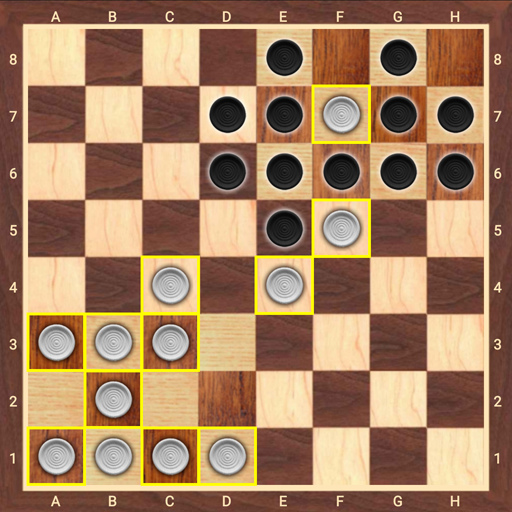
#> input picture 01/board2.jpg, 512 x 512 px
$ python hw1_3_old.py
#> lines starting #> are read from the running program, lines starting #| are printed output that depends on the picture; after the words box and inside, x2 and y2 are one past the last pixel; in counts of white or black regions, pixels touching at a corner belong together
import sys
import cv2
import numpy as np
import math

if len(sys.argv)>1:
    filename=sys.argv[1]
else:
    filename='board2.jpg'

def auto_canny(image, sigma=0.33):
    # Canny 엣지 검출기를 위한 자동 임계값 계산
    v = np.median(image)
    lower = int(max(0, (1.0 - sigma) * v))
    upper = int(min(255, (1.0 + sigma) * v))
    return cv2.Canny(image, lower, upper)

src = cv2.imread(filename)
#> src is the input picture: shape (512, 512, 3); mean B, G, R 97.7, 129.3, 165.7
dst=src.copy()
gray = cv2.cvtColor(src,cv2.COLOR_BGR2GRAY)
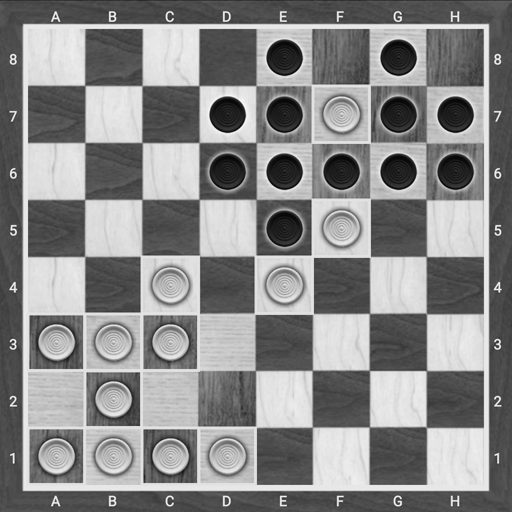
#> gray: shape (512, 512); min 5, max 251, mean 136.6
blurred = cv2.GaussianBlur(gray,(5,5),0)
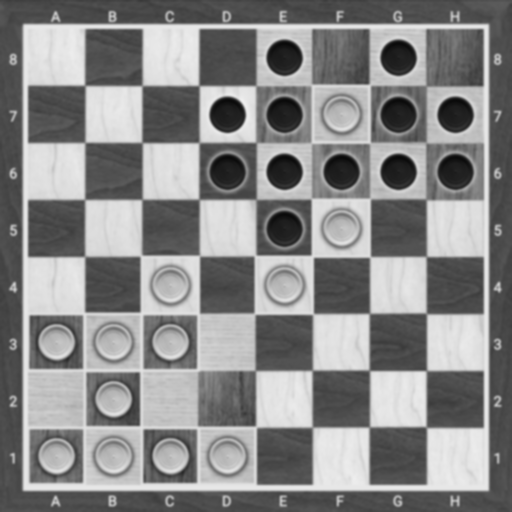
#> blurred: shape (512, 512); min 10, max 239, mean 136.6
edged = auto_canny(blurred)
#> in auto_canny, `v = np.median(image)`: v = 117
#> in auto_canny, `lower = int(max(0, (1.0 - sigma) * v))`: lower = 78
#> in auto_canny, `upper = int(min(255, (1.0 + sigma) * v))`: upper = 155
#> in auto_canny, `return cv2.Canny(image, lower, upper)`:
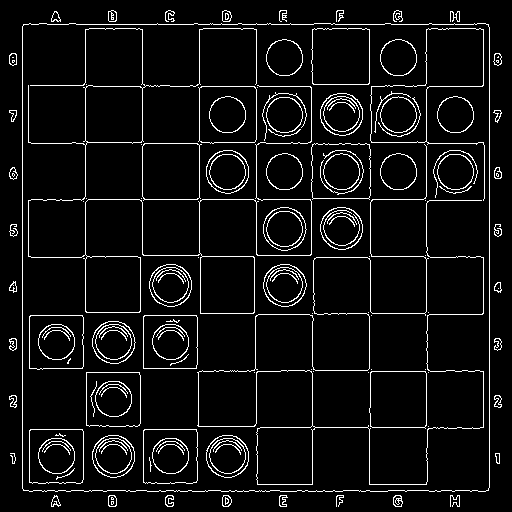
#> returned value: shape (512, 512); 6.4% white in thin lines or dots
cv2.imshow('edge',edged)

cordinate=[]
lines=cv2.HoughLinesP(edged,1,math.pi/180,150,minLineLength=100, maxLineGap=50)
#> lines = 25 rows, first 6: [22, 488, 22, 26], [489, 487, 489, 27], [23, 24, 488, 24], [256, 254, 256, 23], [31, 199, 312, 199], [426, 490, 426, 29]
if lines is not None:
    for i in range(lines.shape[0]):
        pt1=(lines[i][0][0],lines[i][0][1])
        pt2=(lines[i][0][2],lines[i][0][3])
        cordinate.append((pt1,pt2))
        cv2.line(dst,pt1,pt2,(0,0,255),2,cv2.LINE_AA)
#> this loop made 25 passes
#> (pt1, pt2) on passes 1 to 12: ((22, 488), (22, 26)), ((489, 487), (489, 27)), ((23, 24), (488, 24)), ((256, 254), (256, 23)), ((31, 199), (312, 199)), ((426, 490), (426, 29)), ((23, 490), (488, 490)), ((85, 311), (85, 29)), ((371, 86), (482, 86)), ((312, 491), (312, 313)), ((199, 254), (199, 29)), ((29, 491), (485, 491))
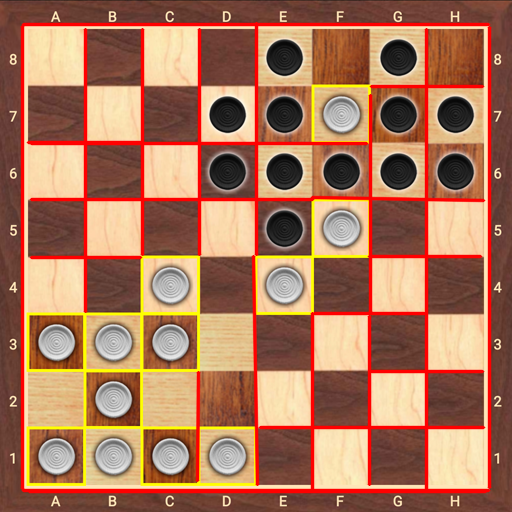
#> dst: shape (512, 512, 3); 11.07% of pixels changed, all inside (x1, y1, x2, y2) = (20, 22, 492, 494)
#> after the loop, cordinate = 25 items


# [15 lines of commented-out code are left out]
print(len(lines))
#| 25
print(lines)
#> (printed output is left out)
print(cordinate)
#> (printed output is left out)
cv2.imshow('src',src)
cv2.imshow('dst',dst)
cv2.imshow('ed',edged)
cv2.waitKey()
cv2.destroyAllWindows

$ run again, with 01/board1.jpg copied over 01/board2.jpg
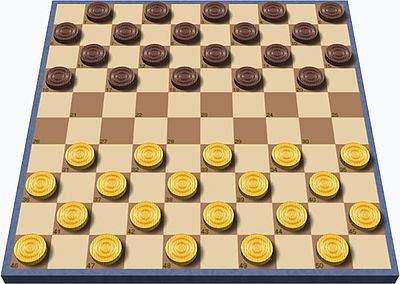
#> input picture 01/board1.jpg, 400 x 284 px
#> src is the input picture: shape (284, 400, 3); mean B, G, R 136.4, 168.1, 189.6
#> v = 195
#> lower = 130
#> upper = 255
#> in auto_canny, `return cv2.Canny(image, lower, upper)`:
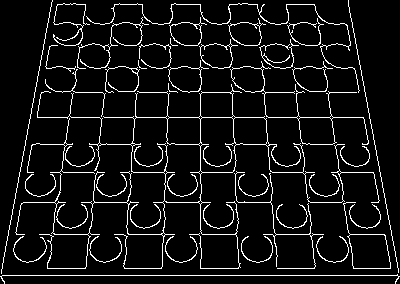
#> returned value: shape (284, 400); 7.5% white in thin lines or dots
#> lines = 13 rows, first 6: [2, 275, 397, 275], [30, 117, 369, 117], [14, 202, 385, 202], [8, 234, 391, 234], [19, 172, 380, 172], [2, 268, 398, 268]
#> the loop `for i in range(lines.shape[0]):` made 13 passes
#> after the loop `for i in range(lines.shape[0]):`:
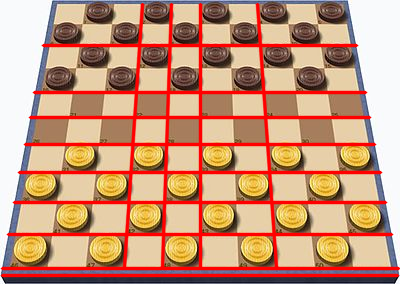
#> dst: shape (284, 400, 3); 18.4% of pixels changed, all inside (x1, y1, x2, y2) = (0, 3, 400, 278)
#> after the loop `for i in range(lines.shape[0]):`: cordinate = 13 items
#| 13
#| [[[  2 275 397 275]]
#|  [[ 30 117 369 117]]
#|  [[ 14 202 385 202]]
#|  [[  8 234 391 234]]
#|  [[ 19 172 380 172]]
#|  [[  2 268 398 268]]
#> (further printed lines are left out)
#> (printed output is left out)

$ run again, with 01/board3.jpg copied over 01/board2.jpg
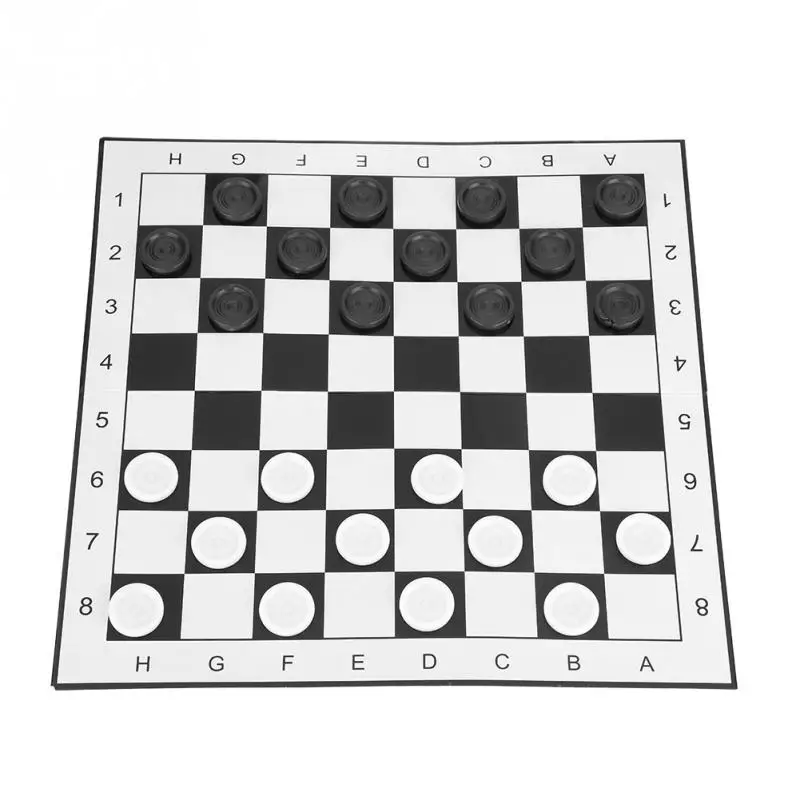
#> input picture 01/board3.jpg, 800 x 800 px
#> src is the input picture: shape (800, 800, 3); mean B, G, R 214.3, 214.3, 214.3
#> v = 242
#> lower = 162
#> upper = 255
#> in auto_canny, `return cv2.Canny(image, lower, upper)`:
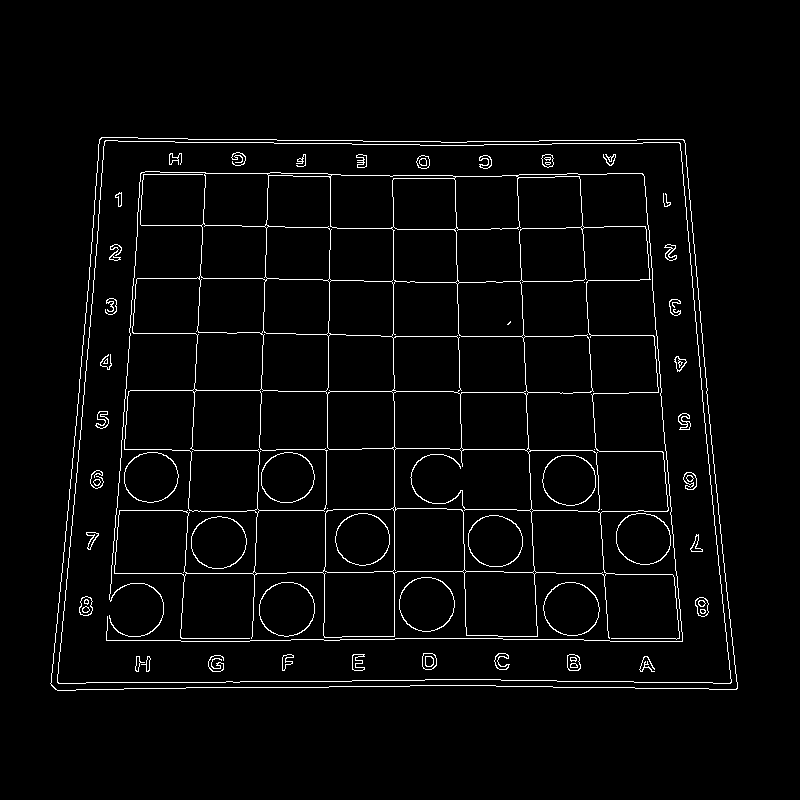
#> returned value: shape (800, 800); 3% white in thin lines or dots, all inside (x1, y1, x2, y2) = (50, 137, 738, 691)
#> lines = 37 rows, first 6: [250, 687, 269, 139], [178, 688, 207, 139], [680, 139, 714, 525], [322, 687, 332, 140], [65, 541, 95, 198], [394, 686, 394, 141]
#> the loop `for i in range(lines.shape[0]):` made 37 passes
#> after the loop `for i in range(lines.shape[0]):`:
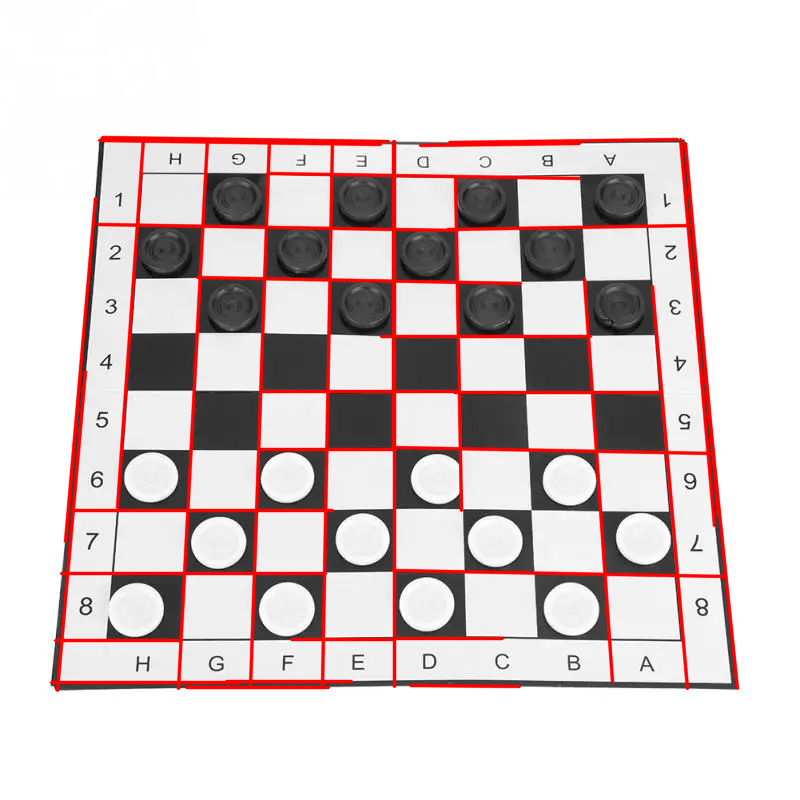
#> dst: shape (800, 800, 3); 7.79% of pixels changed, all inside (x1, y1, x2, y2) = (49, 135, 740, 693)
#> after the loop `for i in range(lines.shape[0]):`: cordinate = 37 items
#| 37
#> (printed output is left out)
#> (printed output is left out)

$ run again, with 01/board4.jpg copied over 01/board2.jpg
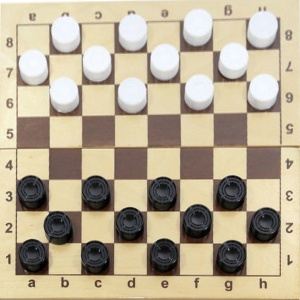
#> input picture 01/board4.jpg, 300 x 300 px
#> src is the input picture: shape (300, 300, 3); mean B, G, R 149.3, 172.9, 185.4
#> v = 208
#> lower = 139
#> upper = 255
#> in auto_canny, `return cv2.Canny(image, lower, upper)`:
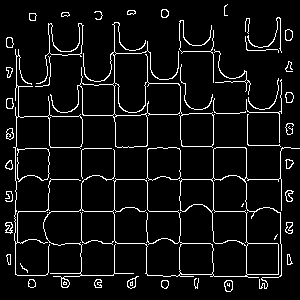
#> returned value: shape (300, 300); 6.8% white in thin lines or dots
#> lines = [[114, 273, 114, 22], [16, 116, 281, 112], [15, 211, 277, 211], [213, 275, 213, 30], [15, 179, 281, 179], [180, 276, 180, 20], [246, 276, 246, 18], [147, 275, 147, 41]]
#> the loop `for i in range(lines.shape[0]):` made 8 passes
#> after the loop `for i in range(lines.shape[0]):`:
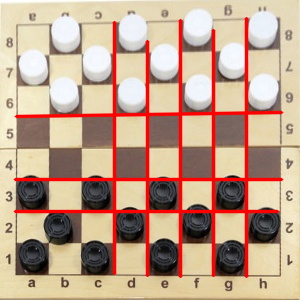
#> dst: shape (300, 300, 3); 11.04% of pixels changed, all inside (x1, y1, x2, y2) = (13, 17, 284, 279)
#> after the loop `for i in range(lines.shape[0]):`: cordinate = [((114, 273), (114, 22)), ((16, 116), (281, 112)), ((15, 211), (277, 211)), ((213, 275), (213, 30)), ((15, 179), (281, 179)), ((180, 276), (180, 20)), ((246, 276), (246, 18)), ((147, 275), (147, 41))]
#| 8
#| [[[114 273 114  22]]
#|  [[ 16 116 281 112]]
#|  [[ 15 211 277 211]]
#|  [[213 275 213  30]]
#|  [[ 15 179 281 179]]
#|  [[180 276 180  20]]
#> (further printed lines are left out)
#| [((114, 273), (114, 22)), ((16, 116), (281, 112)), ((15, 211), (277, 211)), ((213, 275), (213, 30)), ((15, 179), (281, 179)), ((180, 276), (180, 20)), ((246, 276), (246, 18)), ((147, 275), (147, 41))]
